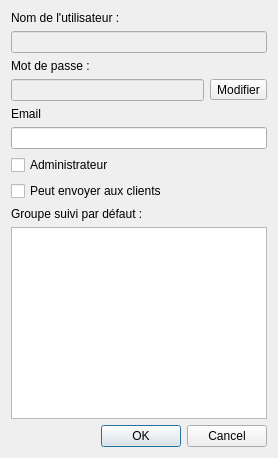
              <widget class="QWidget" name="page_9">
               <layout class="QGridLayout" name="gridLayout_4">
                <item row="0" column="0">
                 <widget class="QLabel" name="label_20">
                  <property name="text">
                   <string>Nom de l'utilisateur :</string>
                  </property>
                 </widget>
                </item>
                <item row="2" column="0">
                 <widget class="QLabel" name="label_21">
                  <property name="text">
                   <string>Mot de passe :</string>
                  </property>
                 </widget>
                </item>
                <item row="3" column="0">
                 <widget class="QLineEdit" name="l_user_pass_ch">
                  <property name="enabled">
                   <bool>false</bool>
                  </property>
                  <property name="echoMode">
                   <enum>QLineEdit::Password</enum>
                  </property>
                 </widget>
                </item>
                <item row="3" column="1">
                 <widget class="QToolButton" name="change_pass">
                  <property name="text">
                   <string>Modifier</string>
                  </property>
                 </widget>
                </item>
                <item row="4" column="0">
                 <widget class="QLabel" name="label_24">
                  <property name="text">
                   <string>Email</string>
                  </property>
                 </widget>
                </item>
                <item row="6" column="0">
                 <widget class="QCheckBox" name="ch_admin">
                  <property name="text">
                   <string>Administrateur</string>
                  </property>
                 </widget>
                </item>
                <item row="7" column="0" colspan="2">
                 <widget class="QCheckBox" name="ch_send">
                  <property name="text">
                   <string>Peut envoyer aux clients</string>
                  </property>
                 </widget>
                </item>
                <item row="8" column="0" colspan="2">
                 <widget class="QLabel" name="label_22">
                  <property name="text">
                   <string>Groupe suivi par défaut :</string>
                  </property>
                 </widget>
                </item>
                <item row="9" column="0" colspan="2">
                 <widget class="QListView" name="ch_validate"/>
                </item>
                <item row="10" column="0" colspan="2">
                 <widget class="QDialogButtonBox" name="buttonBox_2">
                  <property name="standardButtons">
                   <set>QDialogButtonBox::Cancel|QDialogButtonBox::Ok</set>
                  </property>
                 </widget>
                </item>
                <item row="1" column="0" colspan="2">
                 <widget class="QLineEdit" name="l_user_name_ch">
                  <property name="enabled">
                   <bool>false</bool>
                  </property>
                 </widget>
                </item>
                <item row="5" column="0" colspan="2">
                 <widget class="QLineEdit" name="chl_mail"/>
                </item>
               </layout>
              </widget>
